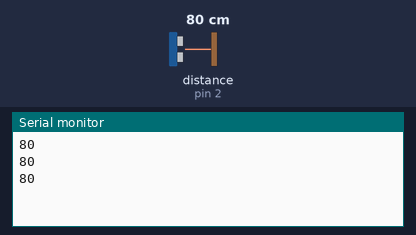
Recording of a sketch running on a simulated Arduino Uno, built with avr-gcc and run on an emulated ATmega328P. Shown: the last lines printed to the serial monitor. Inputs (shaded band) come from the test bench; at power-on: distance to the obstacle (sensor on pin 2) 80 cm. The echo pulse lasts 58.3 µs per cm.

Above: at 1.3 s.
1.4 s: distance to the obstacle (sensor on pin 2) set to 2 cm
At 1.9 s:
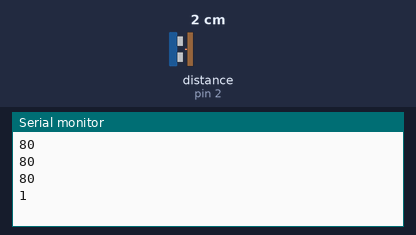
2.9 s: distance to the obstacle (sensor on pin 2) set to 4 cm
At 3.4 s:
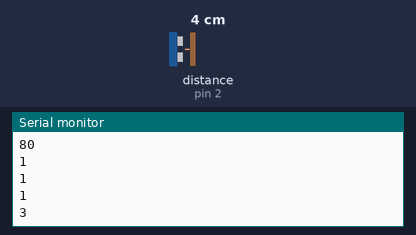
Timing chart, 0 to 5.9 s (numbered marks = the images above; inputs shaded):
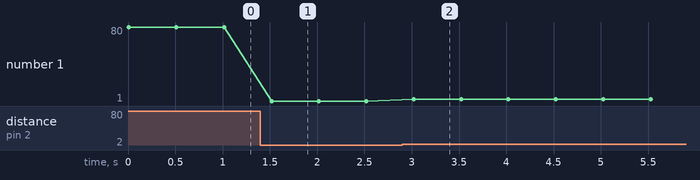

Measured:
- after the input at 1.4 s, the serial monitor: prints a new line after 0.12 s (image 1)
- after the input at 2.9 s, the serial monitor: prints a new line after 0.12 s (image 2)
- plotted number 1: 80 → 1 after the input at 1.4 s, 1 → 3 after the input at 2.9 s

The sketch:

cuicapython.ino
```cpp
/*
 * HCSR04Ultrasonic/examples/UltrasonicDemo/UltrasonicDemo.pde
 */

#include <Ultrasonic.h>
#define TRIGGER_PIN  4
#define ECHO_PIN     2

Ultrasonic ultrasonic(TRIGGER_PIN, ECHO_PIN);

void setup()
  {
  Serial.begin(9600);
  }

void loop()
  {
  int cmMsec;
  long microsec = ultrasonic.timing();
  cmMsec = (int) ultrasonic.convert(microsec, Ultrasonic::CM);
  Serial.println(cmMsec);
  delay(500);
  }
```
